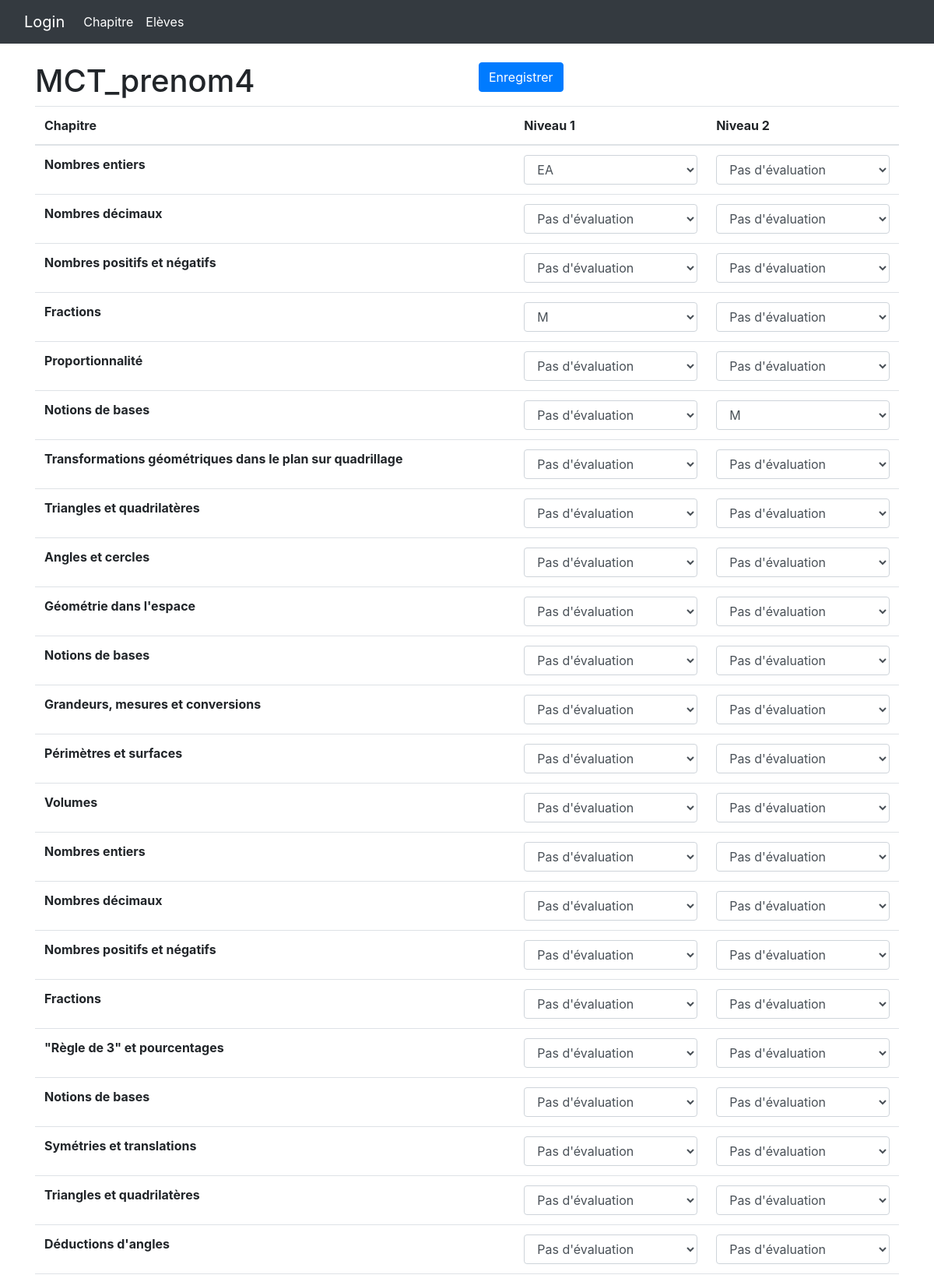
/note/4 (upper part), run on the app's committed database.
### app/models.py (models this page shows)
class Eleve(db.Model):
    id = db.Column(db.Integer, primary_key = True)
    nom = db.Column(db.String(100))
    prenom = db.Column(db.String(100))
    classe = db.Column(db.String(10))
    id_professeur = db.Column(db.Integer,db.ForeignKey('professeur.id'))
    notes = db.relationship('Note',backref="eleve")

class Item(db.Model):
    id = db.Column(db.Integer, primary_key = True )
    nom = db.Column(db.String(128))
    id_theme = db.Column(db.Integer,db.ForeignKey('theme.id'))
    id_liste = db.Column(db.Integer,db.ForeignKey('liste.id'))
    notes = db.relationship("Note",backref="item")

### app/routes.py (the view)
@app.route("/note/<id>")
def note(id):
    options = [{"value":0,"texte":"Pas d'évaluation"},{"value":1,"texte":"NA"},{"value":2,"texte":"EA"},{"value":3,"texte":"A"},{"value":4,"texte":"M"}]
    eleve = Eleve.query.get(id)
    items = Item.query.all()
    selected_value = {}
    for item in items:
        selected_value[str(item.id)+"A"] = 0
        selected_value[str(item.id)+"B"] = 0
    for x in eleve.notes:
        if x.niveau == 1:
            selected_value[str(x.id_item)+"A"] = x.note
        else:
            selected_value[str(x.id_item)+"B"] = x.note
    return render_template("note.html",Dict_eleve = eleve, Liste_chapitre = items, selected_value=selected_value, options=options)

### app/templates/note.html
{% extends "base.html" %}
{% block content %}
<form action="{{ url_for('update_note',id= Dict_eleve.id) }}">
  <div class="row">
    <div class="col">
      <h1>{{ Dict_eleve.prenom }} </h1>
   </div>
    <div class="col">
      <button type="submit" class="btn btn-primary">Enregistrer</button>
    </div>
  </div>
<table class="table">
    <thead>
      <tr>
        <th scope="col">Chapitre</th>
        <th scope="col">Niveau 1</th>
        <th scope="col">Niveau 2</th>
      </tr>
    </thead>
    <tbody>
      <tr>
        {% for chapitre in Liste_chapitre %}
        <th scope="row">{{ chapitre.nom }}</th>
        <td>
            <select name='{{ chapitre.id ~ "A" }}' ng-model='discussionsSelect' class='form-control'>
            {% for option in options %}
            {% if selected_value[chapitre.id~"A"] == option.value %}
            <option value= "{{ option.value }}" selected> {{ option.texte }} </option>
            {% else %}
            <option  value= "{{ option.value }}"> {{ option.texte }} </option>
            {% endif %}
            {% endfor %}
          </select></td>
        <td>    <select name='{{ chapitre.id ~ "B" }}' ng-model='discussionsSelect' class='form-control'>
          {% for option in options %}
          {% if selected_value[chapitre.id~"B"] == option.value %}
          <option value= "{{ option.value }}" selected> {{ option.texte }} </option>
          {% else %}
          <option  value= "{{ option.value }}"> {{ option.texte }} </option>
          {% endif %}
          {% endfor %}
          </select></td>
      </tr>
      {% endfor %}
    </tbody>
</form>
{% endblock content %}

### data on the page
Eleve: prenom "MCT_prenom4"
Item: nom "Nombres entiers", id "EA", id "Pas d'évaluation"
Item: nom "Nombres décimaux", id "Pas d'évaluation"
Item: nom "Nombres positifs et négatifs", id "Pas d'évaluation"
Item: nom "Fractions", id "M", id "Pas d'évaluation"
Item: nom "Proportionnalité", id "Pas d'évaluation"
Item: nom "Notions de bases", id "Pas d'évaluation", id "M"
Item: nom "Transformations géométriques dans le plan sur quadrillage", id "Pas d'évaluation"
Item: nom "Triangles et quadrilatères", id "Pas d'évaluation"
Item: nom "Angles et cercles", id "Pas d'évaluation"
Item: nom "Géométrie dans l'espace", id "Pas d'évaluation"
Item: nom "Notions de bases", id "Pas d'évaluation"
Item: nom "Grandeurs, mesures et conversions", id "Pas d'évaluation"
Item: nom "Périmètres et surfaces", id "Pas d'évaluation"
Item: nom "Volumes", id "Pas d'évaluation"
Item: nom "Nombres entiers", id "Pas d'évaluation"
Item: nom "Nombres décimaux", id "Pas d'évaluation"
Item: nom "Nombres positifs et négatifs", id "Pas d'évaluation"
Item: nom "Fractions", id "Pas d'évaluation"
Item: nom "\"Règle de 3\" et pourcentages", id "Pas d'évaluation"
Item: nom "Notions de bases", id "Pas d'évaluation"
Item: nom "Symétries et translations", id "Pas d'évaluation"
Item: nom "Triangles et quadrilatères", id "Pas d'évaluation"
Item: nom "Déductions d'angles", id "Pas d'évaluation"
